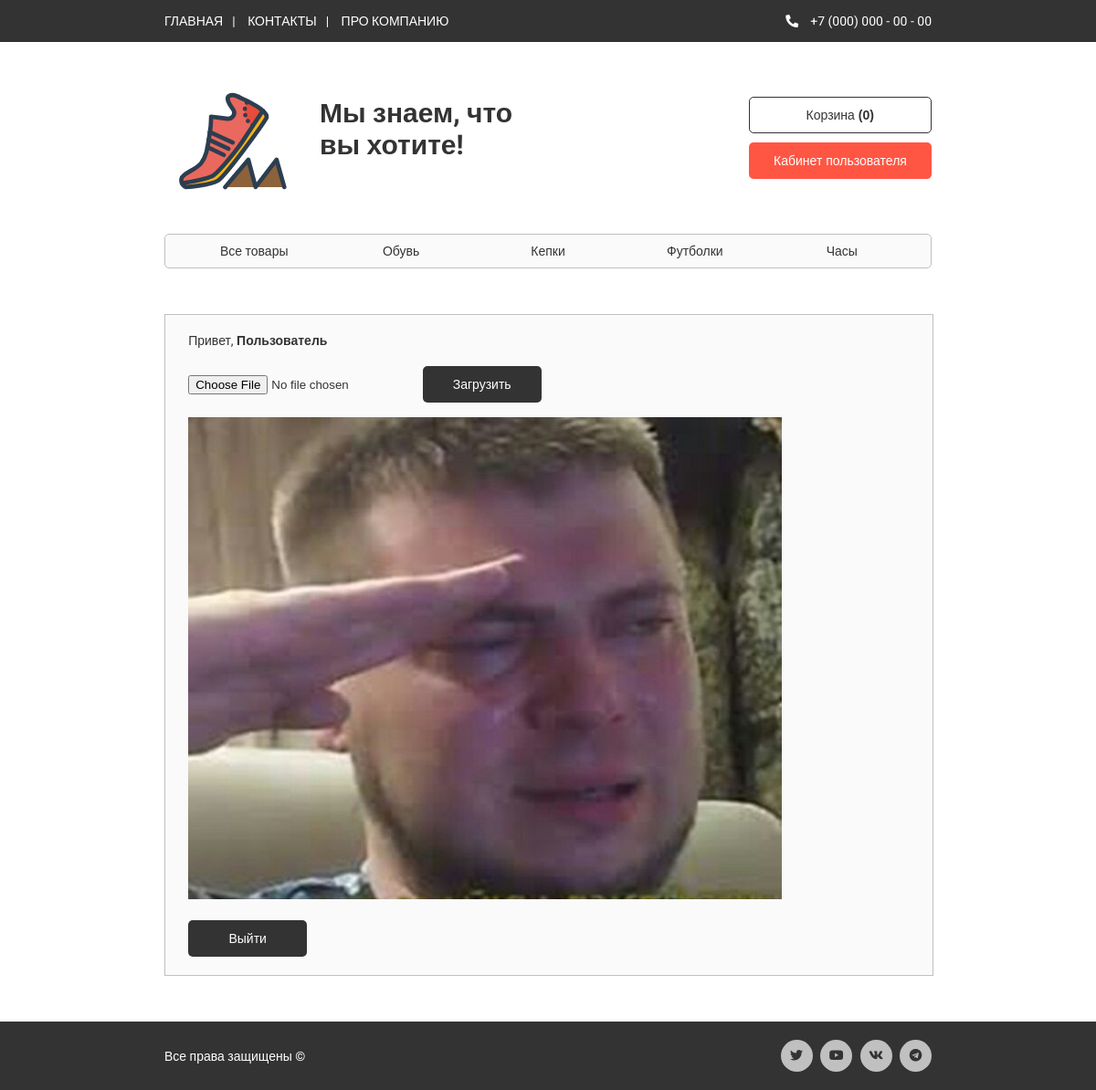
The page /?url=user/dashboard (signed in) on the database its author committed.
### tables this page shows
CREATE TABLE `users` (
  `id` int(11) UNSIGNED NOT NULL,
  `name` varchar(70) NOT NULL,
  `email` varchar(100) NOT NULL,
  `pass` varchar(255) NOT NULL,
  `image` varchar(190) NOT NULL
);

### app/core/Controller.php (called while the page is built, shortened)
<?php
    class Controller {
        protected function view($view, $data = []) {
            require_once 'app/views/' . $view . '.php';
        }
    }

### app/controllers/User.php (called while the page is built, shortened)
<?php
  class User extends Controller {
    public function dashboard() {
      $user = $this->model('UserModel');
      $data = ['user' => $user->getUser(), 'error' => ''];
      $this->view('user/dashboard', $data);
    }
  }

### app/core/App.php (called while the page is built, shortened)
<?php
    class App {
        protected $controller = 'Home';
        protected $method = 'index';
        public function __construct() {
            $url = $this->parseUrl();
            if(file_exists('app/controllers/' . ucfirst($url[0]) . '.php')) {
                $this->controller = ucfirst($url[0]);
                unset($url[0]);
            }
            else if($this->controller != 'app/controllers/') {
                $this->controller = 'Error404';
            }
            $this->controller = new $this->controller;
            if(isset($url[1])) {
                if(method_exists($this->controller, $url[1])) {
                    $this->method = $url[1];
                    unset($url[1]);
                }
                else if($this->method != 'app/views/') {
                    $this->method = 'error_method';
                }
            }
            $this->params = $url ? array_values($url) : [];
            call_user_func_array([$this->controller, $this->method], $this->params);
          }
        public function parseUrl() {
            if(isset($_GET['url'])) {
                return explode('/', filter_var(
                    rtrim($_GET['url'], '/'),
                    FILTER_SANITIZE_STRING));
            }
        }
    }

### index.php (called while the page is built, shortened)
<?php
    $app = new App();

### app/models/UserModel.php (called while the page is built, shortened)
<?php
  require 'DB.php';
  class UserModel {
    private $_db = null;
    public function __construct() {
      $this->_db = DB::getInstanse();
    }
    public function getUser() {
      $email = $_COOKIE['log'];
      $result = $this->_db->query("SELECT * FROM `users` WHERE `email` = '$email'");
      return $result->fetch(PDO::FETCH_ASSOC);
    }
  }

### app/models/DB.php (called while the page is built, shortened)
<?php
  class DB {
    private static $_db = null;
    public static function getInstanse() {
      if(self::$_db == null)
        self::$_db = new PDO('mysql:host=localhost;dbname=ecommerce', 'root', '', [PDO::ATTR_ERRMODE => PDO::ERRMODE_EXCEPTION]);
      return self::$_db;
    }
  }

### app/views/user/dashboard.php (the view, shortened to what this page needs)
<!DOCTYPE html>
<html lang="ru">
<head>
  <link rel="stylesheet" href="/public/css/main.css" charset="utf-8">
  <link rel="stylesheet" href="/public/css/user.css" charset="utf-8">
  <link rel="stylesheet" href="https://use.fontawesome.com/releases/v5.8.2/css/all.css">
</head>
<body>
  <?php require 'public/blocks/header.php' ?>
  <div class="container main">
    <div class="user-info">
      <p>Привет, <b><?=$data['user']['name']?></b></p>
      <form action="/?url=user/dashboard" method="post" enctype="multipart/form-data">
        <input type="file" name="image">
        <button type="submit" class="btn" name="upload_btn">Загрузить</button><br>
        <?php if($data['user']['image'] == ''): ?>
          <br><p><?=$data['error']?></p><br>
          <p><img src="public/img/for_user.png" alt="Изображение заглушки"></p>
        <?php else: ?>
          <br><p><img src="public/img/<?=$data['user']['image']?>" alt="Изображение пользователя"></p>
        <?php endif ?>
        <button type="submit" class="btn" name="exit_btn">Выйти</button>
      </form>
    </div>
  </div>
  <?php require 'public/blocks/footer.php' ?>
</body>
</html>

### public/css/main.css (style rules this page uses)
* { margin: 0; padding: 0; outline: none; }
body { font-size: 14px; font-family: 'Roboto', sans-serif; color: #333; font-weight: 400; background: #fff; }
img { max-width: 100% }
.container { padding-left: 15%; padding-right: 15%; width: 70%; }
.btn { width: 130px; height: 40px; background: #333; border-radius: 5px; border: 0; font-size: 14px; margin-left: 10px; color: #fff; cursor: pointer; transition: all 600ms ease; }
.main { margin-top: 50px }

### public/css/user.css (style rules this page uses)
.user-info { margin: 10px, 0; background: #fafafa; border: 1px solid silver; padding: 20px 3%; width: 94%; }
.user-info .btn { margin-left: 0; margin-top: 20px; }

### rows shown on the page
users: name "Пользователь", image (picture)

### other values the page prints
$basketModel->countItems() "0"
